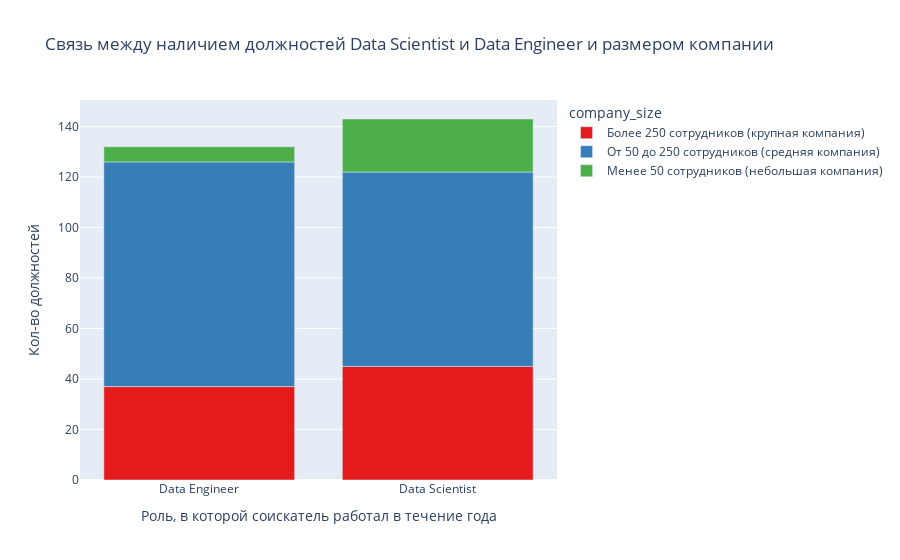

This figure's notebook cell:
### Markdown cell above
### Cвязь между наличием должностей Data Scientist и Data Engineer и размером компании

### Code cell
hr_ds_de = hr_agency_df[hr_agency_df['job_title'].isin(['Data Engineer','Data Scientist'])].copy()
hr_ds_de['job_title'] = hr_ds_de['job_title'].cat.remove_unused_categories()
cnt_job_comp = hr_ds_de.groupby(['job_title', 'company_size'])['Размер компании'].count().unstack()
fig = px.bar(cnt_job_comp,
            title='Cвязь между наличием должностей Data Scientist и Data Engineer и размером компании',
            labels= dict(job_title = 'Роль, в которой соискатель работал в течение года', value='Кол-во должностей'),
            color_discrete_sequence=px.colors.qualitative.Set1)
newnames = {'L':'Более 250 сотрудников (крупная компания)', 'M': 'От 50 до 250 сотрудников (средняя компания)', 'S':'Mенее 50 сотрудников (небольшая компания)'}
fig.for_each_trace(lambda t: t.update(name = newnames[t.name]))
fig

### Figure 1 — Plotly figure (JSON) as saved in the notebook; plotly's stock layout.template omitted (floating-point values rounded to 4 significant figures)
{"data": [{"alignmentgroup": "True", "hovertemplate": "company_size=L<br>Роль, в которой соискатель работал в течение года=%{x}<br>Кол-во должностей=%{y}<extra></extra>", "legendgroup": "L", "marker": {"color": "rgb(228,26,28)", "pattern": {"shape": ""}}, "name": "Более 250 сотрудников (крупная компания)", "offsetgroup": "L", "orientation": "v", "showlegend": true, "textposition": "auto", "type": "bar", "x": ["Data Engineer", "Data Scientist"], "xaxis": "x", "y": [37, 45], "yaxis": "y"}, {"alignmentgroup": "True", "hovertemplate": "company_size=M<br>Роль, в которой соискатель работал в течение года=%{x}<br>Кол-во должностей=%{y}<extra></extra>", "legendgroup": "M", "marker": {"color": "rgb(55,126,184)", "pattern": {"shape": ""}}, "name": "От 50 до 250 сотрудников (средняя компания)", "offsetgroup": "M", "orientation": "v", "showlegend": true, "textposition": "auto", "type": "bar", "x": ["Data Engineer", "Data Scientist"], "xaxis": "x", "y": [89, 77], "yaxis": "y"}, {"alignmentgroup": "True", "hovertemplate": "company_size=S<br>Роль, в которой соискатель работал в течение года=%{x}<br>Кол-во должностей=%{y}<extra></extra>", "legendgroup": "S", "marker": {"color": "rgb(77,175,74)", "pattern": {"shape": ""}}, "name": "Mенее 50 сотрудников (небольшая компания)", "offsetgroup": "S", "orientation": "v", "showlegend": true, "textposition": "auto", "type": "bar", "x": ["Data Engineer", "Data Scientist"], "xaxis": "x", "y": [6, 21], "yaxis": "y"}], "layout": {"barmode": "relative", "legend": {"title": {"text": "company_size"}, "tracegroupgap": 0}, "title": {"text": "Cвязь между наличием должностей Data Scientist и Data Engineer и размером компании"}, "xaxis": {"anchor": "y", "domain": [0, 1], "title": {"text": "Роль, в которой соискатель работал в течение года"}}, "yaxis": {"anchor": "x", "domain": [0, 1], "title": {"text": "Кол-во должностей"}}}}
